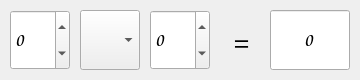
<?xml version="1.0" encoding="UTF-8"?>
<ui version="4.0">
 <class>SpinCompoCalculator</class>
 <widget class="QWidget" name="SpinCompoCalculator">
  <property name="geometry">
   <rect>
    <x>0</x>
    <y>0</y>
    <width>360</width>
    <height>80</height>
   </rect>
  </property>
  <property name="minimumSize">
   <size>
    <width>360</width>
    <height>80</height>
   </size>
  </property>
  <property name="maximumSize">
   <size>
    <width>360</width>
    <height>80</height>
   </size>
  </property>
  <property name="windowTitle">
   <string>SpinCompoCalculator</string>
  </property>
  <widget class="QSpinBox" name="leftArg">
   <property name="geometry">
    <rect>
     <x>10</x>
     <y>10</y>
     <width>60</width>
     <height>60</height>
    </rect>
   </property>
   <property name="font">
    <font>
     <family>Comic Sans MS</family>
     <pointsize>14</pointsize>
    </font>
   </property>
   <property name="minimum">
    <number>-99</number>
   </property>
   <property name="maximum">
    <number>999</number>
   </property>
  </widget>
  <widget class="QSpinBox" name="rightArg">
   <property name="geometry">
    <rect>
     <x>150</x>
     <y>10</y>
     <width>60</width>
     <height>60</height>
    </rect>
   </property>
   <property name="font">
    <font>
     <family>Comic Sans MS</family>
     <pointsize>14</pointsize>
    </font>
   </property>
   <property name="minimum">
    <number>-99</number>
   </property>
   <property name="maximum">
    <number>999</number>
   </property>
  </widget>
  <widget class="QComboBox" name="operation">
   <property name="geometry">
    <rect>
     <x>80</x>
     <y>10</y>
     <width>60</width>
     <height>60</height>
    </rect>
   </property>
   <property name="font">
    <font>
     <family>Comic Sans MS</family>
     <pointsize>18</pointsize>
    </font>
   </property>
  </widget>
  <widget class="QLabel" name="equalSign">
   <property name="geometry">
    <rect>
     <x>220</x>
     <y>10</y>
     <width>40</width>
     <height>60</height>
    </rect>
   </property>
   <property name="font">
    <font>
     <family>Comic Sans MS</family>
     <pointsize>24</pointsize>
     <weight>75</weight>
     <bold>true</bold>
    </font>
   </property>
   <property name="layoutDirection">
    <enum>Qt::LeftToRight</enum>
   </property>
   <property name="text">
    <string>=</string>
   </property>
   <property name="alignment">
    <set>Qt::AlignCenter</set>
   </property>
   <property name="wordWrap">
    <bool>false</bool>
   </property>
   <property name="indent">
    <number>0</number>
   </property>
  </widget>
  <widget class="QLineEdit" name="result">
   <property name="geometry">
    <rect>
     <x>270</x>
     <y>10</y>
     <width>80</width>
     <height>60</height>
    </rect>
   </property>
   <property name="font">
    <font>
     <family>Comic Sans MS</family>
     <pointsize>14</pointsize>
    </font>
   </property>
   <property name="text">
    <string>0</string>
   </property>
   <property name="alignment">
    <set>Qt::AlignCenter</set>
   </property>
   <property name="readOnly">
    <bool>true</bool>
   </property>
  </widget>
 </widget>
 <layoutdefault spacing="6" margin="11"/>
 <resources/>
 <connections/>
</ui>
